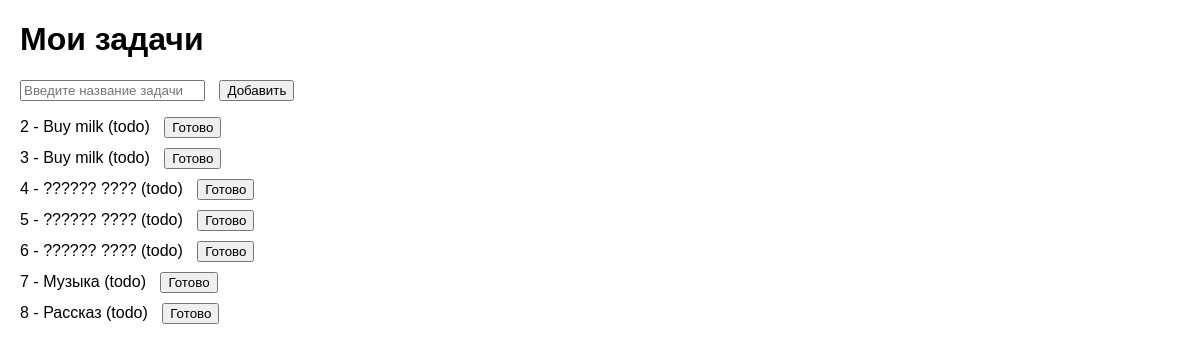
/tasks, run on an earlier commit of the app's database.
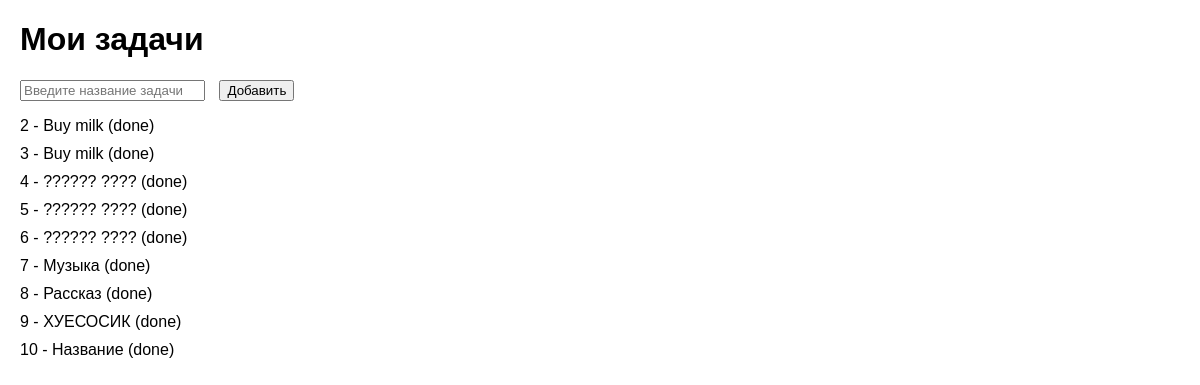
And on a later commit of the database.
### tables this page shows
CREATE TABLE tasks 
                     (id INTEGER PRIMARY KEY AUTOINCREMENT, title TEXT, status TEXT);

### main.py (the view, shortened to what this page needs)
@app.route('/tasks', methods=['GET', 'POST'])
def tasks():
    with get_db_connection() as conn:
        c = conn.cursor()
        c.execute('SELECT * FROM tasks')
        tasks_list = [{'id' : row[0], 'title' : row[1], 'status' : row[2]} for row in c.fetchall()]
    return render_template('tasks.html', tasks=tasks_list)

### main.py (called while the page is built)
def get_db_connection():
    conn = sqlite3.connect(DATABASE)
    return conn

### templates/tasks.html (shortened to what this page needs)
<!DOCTYPE html>
<html lang="en">
<head>
</head>
<body>
    <h1>Мои задачи</h1>
    <form method="POST" action="/tasks">
        <input type="text" name="title" placeholder="Введите название задачи" required>
        <button type="submit">Добавить</button>
    </form>
    {% if tasks %}
        <ul>
            {% for task in tasks %}
                <li>
                    {{ task.id }} - {{ task.title }} ({{ task.status }})
                    {% if task.status != 'done' %}
                        <form method="POST" action="/tasks/{{ task.id }}/done" style="display:inline;">
                            <button type="submit">Готово</button>
                        </form>
                    {% endif %}
                </li>
            {% endfor %}
        </ul>
    {% else %}
        <p>Задач пока нет!</p>
    {% endif %}
</body>
</html>

### templates/tasks.html (style rules this page uses)
body { font-family: Arial, sans-serif; margin: 20px; }
ul { list-style-type: none; padding: 0; }
li { margin: 10px 0; }
button { margin-left: 10px; }

What changed in the data, as far as the page shows it:
changed tasks id 2: status "todo" → "done"; no longer shows "Готово"
changed tasks id 3: status "todo" → "done"; no longer shows "Готово"
changed tasks id 4: status "todo" → "done"; no longer shows "Готово"
changed tasks id 5: status "todo" → "done"; no longer shows "Готово"
changed tasks id 6: status "todo" → "done"; no longer shows "Готово"
changed tasks "Музыка": status "todo" → "done"; no longer shows "Готово"
changed tasks "Рассказ": status "todo" → "done"; no longer shows "Готово"
added tasks: id "9", title "ХУЕСОСИК", status "done"
added tasks: id "10", title "Название", status "done"
